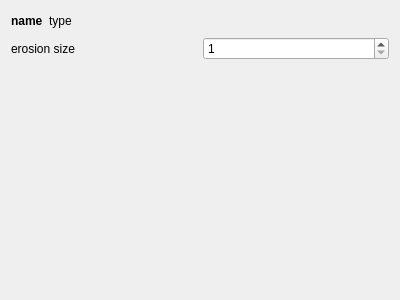
<?xml version="1.0" encoding="UTF-8"?>
<ui version="4.0">
 <class>Form</class>
 <widget class="QWidget" name="Form">
  <property name="geometry">
   <rect>
    <x>0</x>
    <y>0</y>
    <width>400</width>
    <height>300</height>
   </rect>
  </property>
  <property name="windowTitle">
   <string>Form</string>
  </property>
  <layout class="QVBoxLayout" name="verticalLayout">
   <item>
    <layout class="QVBoxLayout" name="verticalLayout_2">
     <item>
      <layout class="QHBoxLayout" name="horizontalLayout_3">
       <item>
        <widget class="QLabel" name="name">
         <property name="font">
          <font>
           <weight>75</weight>
           <bold>true</bold>
          </font>
         </property>
         <property name="text">
          <string>name</string>
         </property>
        </widget>
       </item>
       <item>
        <widget class="QLabel" name="type">
         <property name="font">
          <font>
           <italic>false</italic>
          </font>
         </property>
         <property name="text">
          <string>type</string>
         </property>
        </widget>
       </item>
       <item>
        <spacer name="horizontalSpacer">
         <property name="orientation">
          <enum>Qt::Horizontal</enum>
         </property>
         <property name="sizeHint" stdset="0">
          <size>
           <width>40</width>
           <height>20</height>
          </size>
         </property>
        </spacer>
       </item>
      </layout>
     </item>
     <item>
      <layout class="QHBoxLayout" name="horizontalLayout">
       <item>
        <widget class="QLabel" name="label">
         <property name="text">
          <string>erosion size</string>
         </property>
        </widget>
       </item>
       <item>
        <widget class="QSpinBox" name="spin">
         <property name="minimum">
          <number>1</number>
         </property>
        </widget>
       </item>
      </layout>
     </item>
     <item>
      <layout class="QHBoxLayout" name="visu"/>
     </item>
     <item>
      <spacer name="verticalSpacer">
       <property name="orientation">
        <enum>Qt::Vertical</enum>
       </property>
       <property name="sizeHint" stdset="0">
        <size>
         <width>20</width>
         <height>40</height>
        </size>
       </property>
      </spacer>
     </item>
    </layout>
   </item>
  </layout>
 </widget>
 <resources/>
 <connections/>
</ui>
